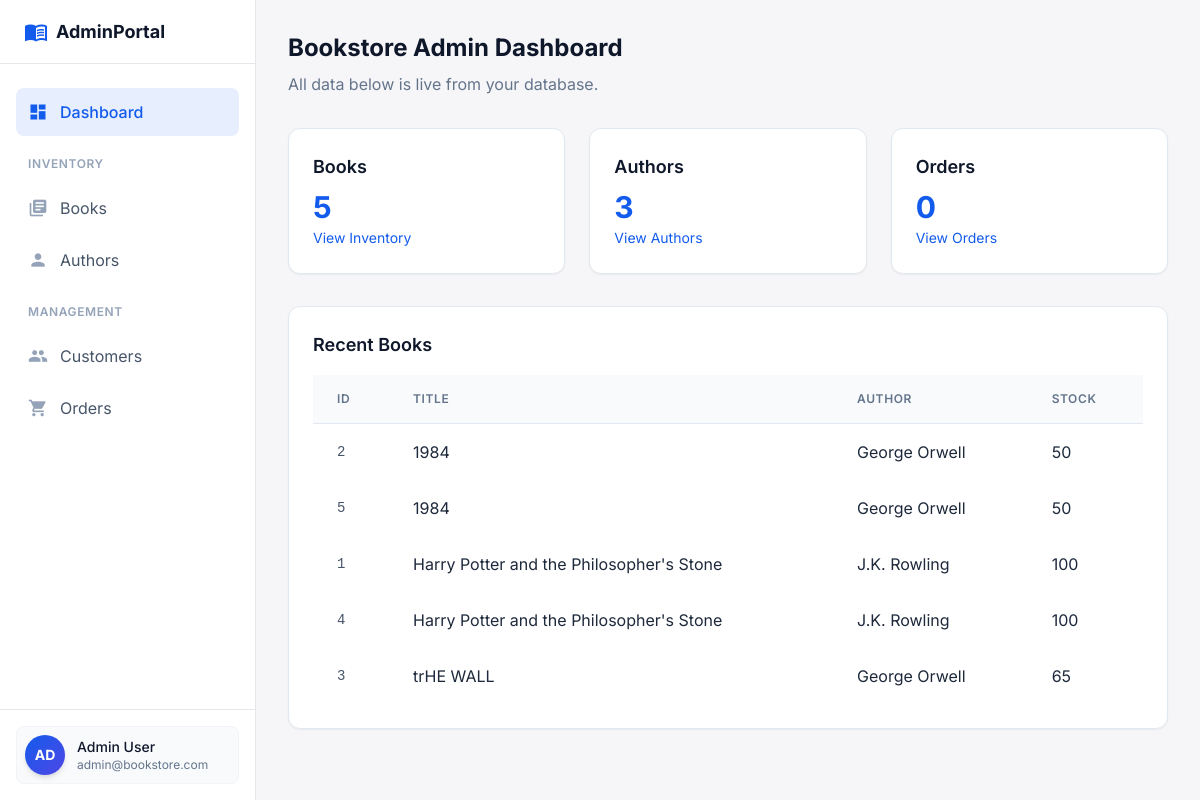
Before: / with the older database file.
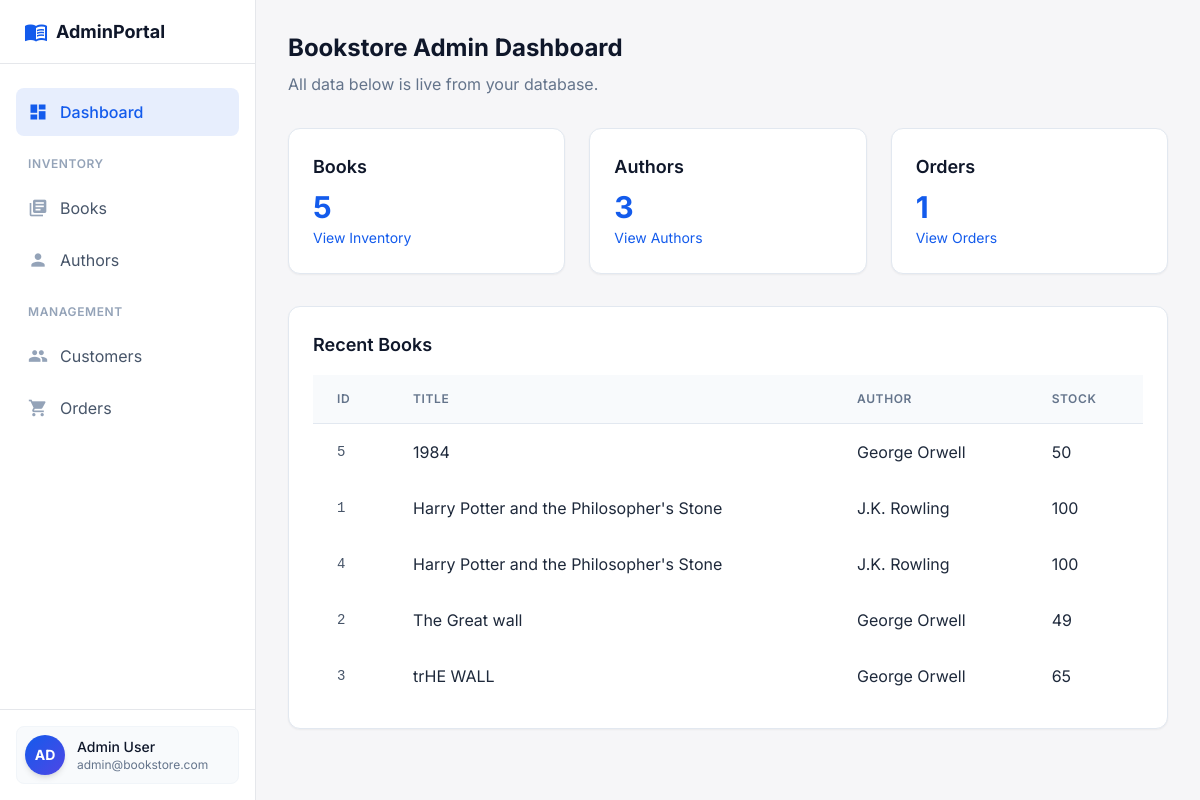
After: the same page with the newer database file.
### tables this page shows
CREATE TABLE BOOKS (
    BOOK_ID INTEGER PRIMARY KEY AUTOINCREMENT,
    TITLE TEXT NOT NULL,
    AUTHOR_ID INTEGER NOT NULL,
    ISBN TEXT, 
    GENRE TEXT,
    PUBLISHED_YEAR INTEGER,
    PRICE REAL NOT NULL,
    STOCK INTEGER,
    EDITION TEXT,
    COVER_URL TEXT,
    DESCRIPTION TEXT,
    FOREIGN KEY (AUTHOR_ID) REFERENCES AUTHORS(AUTHOR_ID)
);

CREATE TABLE AUTHORS (
    AUTHOR_ID INTEGER PRIMARY KEY AUTOINCREMENT,
    NAME TEXT NOT NULL,
    BIOGRAPHY TEXT
, ROYALTY REAL DEFAULT 0.0);

### controllers/BookController.php (called while the page is built, shortened)
<?php
require_once __DIR__ . '/../db.php';
function getAllBooks() {
    global $pdo;
    try {
        $stmt = $pdo->query('
            SELECT B.*, A.NAME AS AUTHOR_NAME
            FROM BOOKS B
            LEFT JOIN AUTHORS A ON B.AUTHOR_ID = A.AUTHOR_ID
            ORDER BY B.TITLE
        ');
        return $stmt->fetchAll(PDO::FETCH_ASSOC);
    } catch (Exception $e) {
        error_log("Error fetching books: " . $e->getMessage());
        return [];
    }
}
?>

### controllers/AuthorController.php (called while the page is built, shortened)
<?php
require_once __DIR__ . '/../db.php';
function getAllAuthors() {
    global $pdo;
    $stmt = $pdo->query('SELECT * FROM AUTHORS ORDER BY NAME');
    return $stmt->fetchAll(PDO::FETCH_ASSOC);
}

### controllers/OrderController.php (called while the page is built, shortened)
<?php
require_once __DIR__ . '/../db.php';
function getAllOrders() {
    global $pdo;
    $stmt = $pdo->query('
        SELECT O.*, C.NAME AS CUSTOMER_NAME,
               COUNT(OI.ORDER_ITEM_ID) as ITEM_COUNT,
               SUM(OI.QUANTITY) as TOTAL_BOOKS
        FROM ORDERS O
        LEFT JOIN CUSTOMERS C ON O.CUSTOMER_ID = C.CUSTOMER_ID
        LEFT JOIN ORDER_ITEMS OI ON O.ORDER_ID = OI.ORDER_ID
        GROUP BY O.ORDER_ID
        ORDER BY O.ORDER_DATE DESC
    ');
    return $stmt->fetchAll(PDO::FETCH_ASSOC);
}

### views/Dashbord.php (the view, shortened to what this page needs)
<?php
require_once __DIR__ . '/../controllers/BookController.php';
require_once __DIR__ . '/../controllers/AuthorController.php';
require_once __DIR__ . '/../controllers/OrderController.php';
$books = getAllBooks();
$authors = getAllAuthors();
$orders = getAllOrders();
?>
<div class="flex-1 overflow-y-auto p-6 md:p-8">
    <div class="max-w-6xl mx-auto space-y-8">
        <div>
            <h2 class="text-2xl font-bold text-slate-900 dark:text-white mb-2">Bookstore Admin Dashboard</h2>
            <p class="text-slate-500 dark:text-slate-400">All data below is live from your database.</p>
        </div>
        <div class="grid grid-cols-1 md:grid-cols-3 gap-6">
            <div class="bg-white dark:bg-slate-900 rounded-xl shadow-sm border border-slate-200 dark:border-slate-800 p-6">
                <h3 class="text-lg font-semibold text-slate-900 dark:text-white mb-2">Books</h3>
                <p class="text-3xl font-bold text-primary"><?php echo count($books); ?></p>
                <a href="index.php?page=inventrory" class="text-primary hover:underline text-sm">View Inventory</a>
            </div>
            <div class="bg-white dark:bg-slate-900 rounded-xl shadow-sm border border-slate-200 dark:border-slate-800 p-6">
                <h3 class="text-lg font-semibold text-slate-900 dark:text-white mb-2">Authors</h3>
                <p class="text-3xl font-bold text-primary"><?php echo count($authors); ?></p>
                <a href="index.php?page=author" class="text-primary hover:underline text-sm">View Authors</a>
            </div>
            <div class="bg-white dark:bg-slate-900 rounded-xl shadow-sm border border-slate-200 dark:border-slate-800 p-6">
                <h3 class="text-lg font-semibold text-slate-900 dark:text-white mb-2">Orders</h3>
                <p class="text-3xl font-bold text-primary"><?php echo count($orders); ?></p>
                <a href="index.php?page=order" class="text-primary hover:underline text-sm">View Orders</a>
            </div>
        </div>
        <div class="bg-white dark:bg-slate-900 rounded-xl shadow-sm border border-slate-200 dark:border-slate-800 p-6 mt-8">
            <h3 class="text-lg font-semibold text-slate-900 dark:text-white mb-4">Recent Books</h3>
            <table class="w-full text-left border-collapse">
                <thead>
                    <tr class="bg-slate-50 dark:bg-slate-800/50">
                        <th class="px-6 py-4 text-xs font-semibold uppercase tracking-wider text-slate-500 border-b border-slate-200 dark:border-slate-800">ID</th>
                        <th class="px-6 py-4 text-xs font-semibold uppercase tracking-wider text-slate-500 border-b border-slate-200 dark:border-slate-800">Title</th>
                        <th class="px-6 py-4 text-xs font-semibold uppercase tracking-wider text-slate-500 border-b border-slate-200 dark:border-slate-800">Author</th>
                        <th class="px-6 py-4 text-xs font-semibold uppercase tracking-wider text-slate-500 border-b border-slate-200 dark:border-slate-800">Stock</th>
                    </tr>
                </thead>
                <tbody>
                    <?php foreach (array_slice($books, 0, 5) as $book): ?>
                        <tr class="hover:bg-primary/5 transition-colors group">
                            <td class="px-6 py-4 font-mono text-sm text-slate-600 dark:text-slate-400"><?php echo htmlspecialchars($book['BOOK_ID'] ?? ''); ?></td>
                            <td class="px-6 py-4"><?php echo htmlspecialchars($book['TITLE'] ?? ''); ?></td>
                            <td class="px-6 py-4"><?php echo htmlspecialchars($book['AUTHOR_NAME'] ?? ''); ?></td>
                            <td class="px-6 py-4"><?php echo htmlspecialchars($book['STOCK'] ?? ''); ?></td>
                        </tr>
                    <?php endforeach; ?>
                </tbody>
            </table>
        </div>
    </div>
</div>

Changed rows visible on the page:
changed books id 2: TITLE "1984" → "The Great wall"; STOCK "50" → "49"; moves down the list
Other visible differences:
count($orders): "0" → "1"
